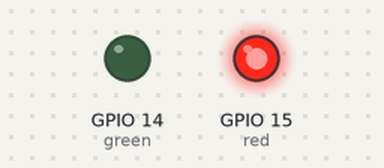
Simulated run of this program. Board: Raspberry Pi (BCM pin numbers). Shown: output pins drawn as LEDs (lit = HIGH).

Above: at 0.05 s.
At 2.3 s:
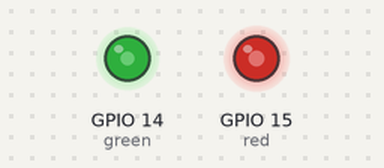
At 4.6 s:
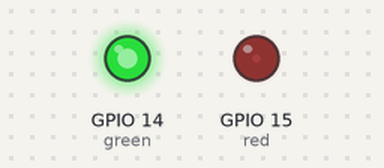
At 9.15 s:
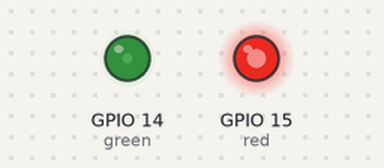
Timing chart, 0 to 13.1 s (numbered marks = the images above):
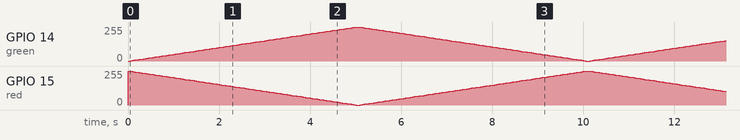

The program:

8.py
```python
#!/usr/bin/env python3
# PWM on two LED's

import RPi.GPIO as GPIO
import time

GPIO.setmode(GPIO.BCM)  # choose BCM or BOARD numbering schemes. I use BCM

GPIO.setup(14, GPIO.OUT)# set GPIO 14 as output for green led
GPIO.setup(15, GPIO.OUT)# set GPIO 15 as output for red led

green = GPIO.PWM(14, 100)    # create object white for PWM on port 14 at 100 Hz
red = GPIO.PWM(15, 100)      # create object red for PWM on port 15 at 100 Hz

green.start(0)              # start green led on 0 percent duty cycle (off)
red.start(100)              # red fully on (100%)

# dim/brighten the leds, so one is bright while the other is dim

pause_time = 0.05           # you can change this to slow down/speed up

try:
	while True:
		for i in range(0,101):      # 101 because it stops when it finishes 100
			green.ChangeDutyCycle(i)
			red.ChangeDutyCycle(100 - i)
			time.sleep(pause_time)

		for i in range(100,-1,-1):      # from 100 to zero in steps of -1
			green.ChangeDutyCycle(i)
			red.ChangeDutyCycle(100 - i)
			time.sleep(pause_time)

except KeyboardInterrupt:
	green.stop()            # stop the white PWM output
	red.stop()              # stop the red PWM output
	GPIO.cleanup()          # clean up GPIO on CTRL+C exit
```
